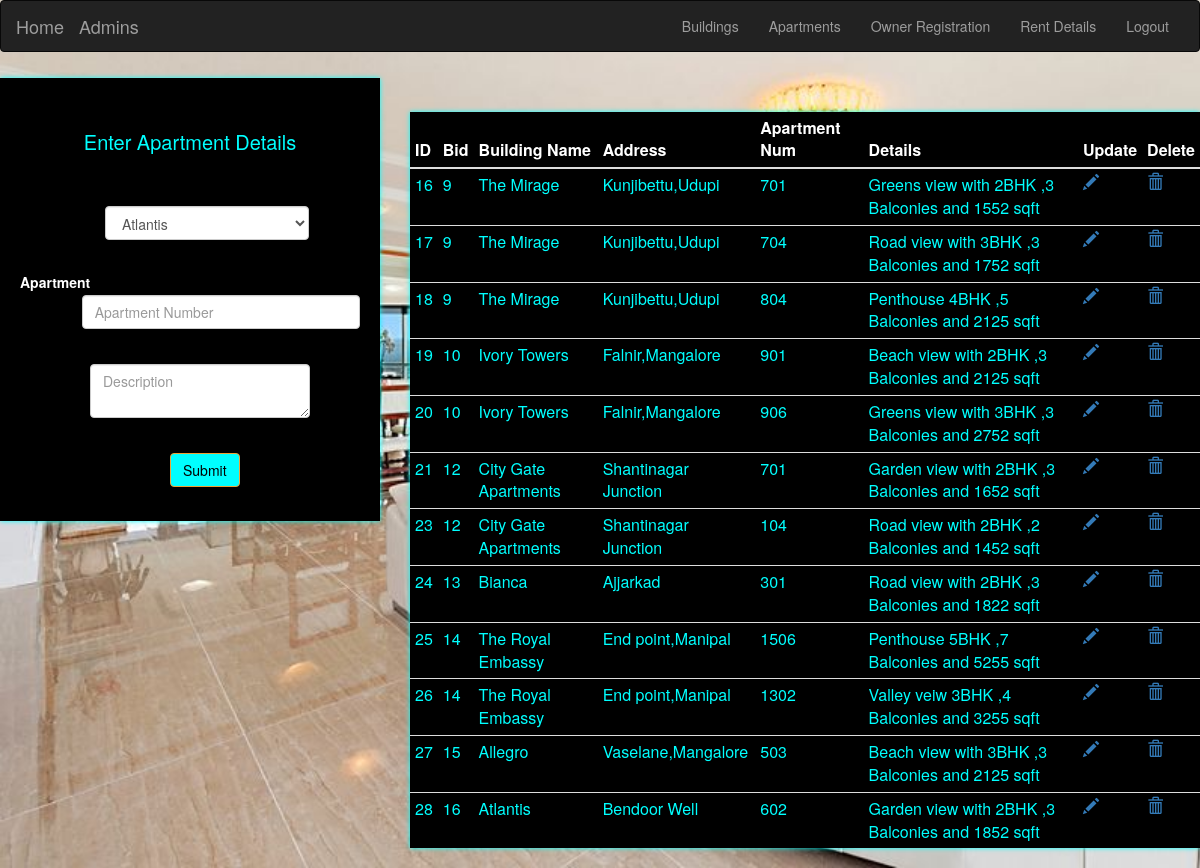
The app's page /apartment.php (signed in) with its own data.
### tables this page shows
CREATE TABLE `apartment` (
  `id` int(11) NOT NULL,
  `bid` int(11) NOT NULL,
  `apartmentNum` bigint(20) NOT NULL,
  `description` varchar(200) NOT NULL
);

CREATE TABLE `building` (
  `id` int(11) NOT NULL,
  `Name` varchar(200) NOT NULL,
  `Address` varchar(500) NOT NULL,
  `Developer` varchar(200) NOT NULL
);

### apartment.php (the view, shortened to what this page needs)
<?php
$bid=$aname=$desc="";
?>
<html>
    <head>
  <link rel="stylesheet" href="https://maxcdn.bootstrapcdn.com/bootstrap/3.3.7/css/bootstrap.min.css">
</head>
    </head>
    <body style="background-image:url('img/i.jpg') ; background-size: cover; background-repeat: no-repeat;">
     <?php
     include 'anav.php';
     ?>
         <div class="row">
         <div class="col-md-4">
        <div style=" margin-top: 1.5%;background:black;color:white; box-shadow: 0px 0px 5px cyan;padding:20px">
        <div style='text-align: center;padding:30px;color:cyan;font-size:20px;text-decoration:blink;     border-radius: 25% 25% 0% 0%'>Enter Apartment Details</div>
        <form class="form-horizontal" action="apartment.php" method="post">
            <div style="padding-top: 20px;margin-left: 25%">
                <select class="form-control" style="display:inline; width: 80%;" name="building" >
                    <?php
                                include 'conn.php';
                                $qry="select * from building";
                                if ($result = $conn->query($qry)) {
    while ($row = $result->fetch_assoc()) {
                    ?>
                     <option value="<?php echo $row['id']; ?>" selected="<?php if($row['id']==$bid){echo 'true';}else{echo 'false';}?>" ><?php echo $row['Name']; ?>
                        </option>
               <?php
    }
    }
    ?> </select>
            </div><br>
    <div class="form-group" style="margin-top: 5px;">
    <label class="control-label col-sm-2" for="apartment">Apartment </label>
    <div class="col-sm-10" style="margin-top:30px">
        <input type="text" class="form-control" name="apartment" required="" pattern="[0-20]{1-4}" placeholder="Apartment Number" value="<?php echo $aname;?>"/><br>
    </div>
            </div>
            <div style="margin-left: 70px;">
            <div class="form-group" style="margin-top: 2px">
    <div class="col-sm-10" style="margin-top:0.1px">
        <textarea class="form-control" name="desc" required="" placeholder="Description" ><?php echo $desc;?></textarea><br>
    </div>
            </div>
            </div>
             <button class="btn btn-warning" type="submit" name="submit" style= "background-color:cyan; color: black;margin-left: 150px" value="add">Submit</button>
        </form>
      </div>
         </div>
        <div class="col-md-8">
                <div>
        <table class="table table-hover table-condensed" style="margin-top: 5% ;background:black;color:cyan;box-shadow: 0px 0px 5px">
           <thead style="background:black;color:white">
            <th>ID</th>
             <th>Bid</th>
             <th>Building Name</th>
             <th>Address</th>
              <th>Apartment Num</th>
              <th>Details</th>
              <th>Update</th>
              <th>Delete</th>
            </thead>
            <tbody>
                <?php
                $sql = "select a.id,a.bid,b.Name,b.Address,a.apartmentNum,a.description
                 from apartment a,building b
                 where a.bid=b.id;";
                $result=mysqli_query($conn,$sql);
                if($result){
                    while($row = $result->fetch_assoc()){
                ?>
                <tr>
                    <td><?php echo $row['id'];?></td>
                    <td><?php echo $row['bid'];?></td>
                    <td><?php echo $row['Name'];?></td>
                    <td><?php echo $row['Address'];?></td>
                    <td><?php echo $row['apartmentNum'];?></td>
                    <td><?php echo $row['description']; ?></td>
                    <td><a href="apartment.php?update=1&id=<?php echo $row['id'];?>"><span class="glyphicon glyphicon-pencil"></span></a></td>
                    <td><a href="deleteapartment.php?id=<?php echo $row['id'];?>"><span class="glyphicon glyphicon-trash"></span></a></td>
                </tr>
                <?php
                }
                }
                ?>
            </tbody>
        </table>
                </div>
    </body>
</html>

### records on screen
apartment: id "16", bid "9", building.Name "The Mirage", building.Address "Kunjibettu,Udupi", apartmentNum "701", description "Greens view with 2BHK ,3 Balconies and 1552 sqft"
apartment: id "17", bid "9", building.Name "The Mirage", building.Address "Kunjibettu,Udupi", apartmentNum "704", description "Road view with 3BHK ,3 Balconies and 1752 sqft"
apartment: id "18", bid "9", building.Name "The Mirage", building.Address "Kunjibettu,Udupi", apartmentNum "804", description "Penthouse 4BHK ,5 Balconies and 2125 sqft"
apartment: id "19", bid "10", building.Name "Ivory Towers", building.Address "Falnir,Mangalore", apartmentNum "901", description "Beach view with 2BHK ,3 Balconies and 2125 sqft"
apartment: id "20", bid "10", building.Name "Ivory Towers", building.Address "Falnir,Mangalore", apartmentNum "906", description "Greens view with 3BHK ,3 Balconies and 2752 sqft"
apartment: id "21", bid "12", building.Name "City Gate Apartments", building.Address "Shantinagar Junction", apartmentNum "701", description "Garden view with 2BHK ,3 Balconies and 1652 sqft"
apartment: id "23", bid "12", building.Name "City Gate Apartments", building.Address "Shantinagar Junction", apartmentNum "104", description "Road view with 2BHK ,2 Balconies and 1452 sqft"
apartment: id "24", bid "13", building.Name "Bianca", building.Address "Ajjarkad", apartmentNum "301", description "Road view with 2BHK ,3 Balconies and 1822 sqft"
apartment: id "25", bid "14", building.Name "The Royal Embassy", building.Address "End point,Manipal", apartmentNum "1506", description "Penthouse 5BHK ,7 Balconies and 5255 sqft"
apartment: id "26", bid "14", building.Name "The Royal Embassy", building.Address "End point,Manipal", apartmentNum "1302", description "Valley veiw 3BHK ,4 Balconies and 3255 sqft"
apartment: id "27", bid "15", building.Name "Allegro", building.Address "Vaselane,Mangalore", apartmentNum "503", description "Beach view with 3BHK ,3 Balconies and 2125 sqft"
apartment: id "28", bid "16", building.Name "Atlantis", building.Address "Bendoor Well", apartmentNum "602", description "Garden view with 2BHK ,3 Balconies and 1852 sqft"

### other values on screen
form field building "Atlantis"
